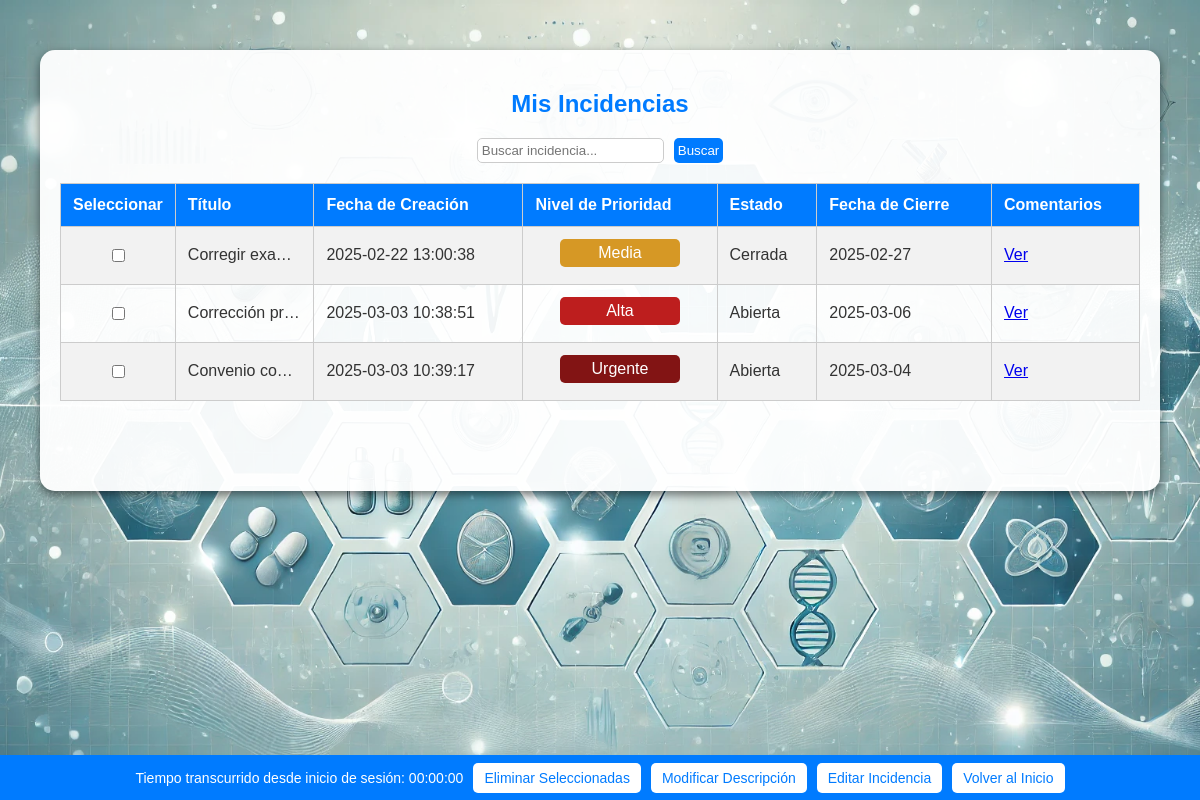
Page /Proyecto_edicion_funcional_sucio/listar_incidencias.php (signed in) on the committed database.
### tables this page shows
CREATE TABLE `INCIDENCIAS` (
  `ID_INCIDENCIA` int(5) NOT NULL,
  `TITULO` varchar(200) NOT NULL,
  `DESCRIPCION` text NOT NULL,
  `FECHA_CREACION` datetime NOT NULL DEFAULT current_timestamp(),
  `NIVEL_PRIORIDAD` enum('Baja','Media','Alta','Urgente') NOT NULL,
  `ESTADO` enum('Abierta','Cerrada') NOT NULL DEFAULT 'Abierta',
  `ID_PROVINCIA` int(5) NOT NULL,
  `ID` int(5) NOT NULL
);

### Proyecto_edicion_funcional_sucio/control.php (called while the page is built, shortened)
<?php
$tiempo_transcurrido = time() - $_SESSION['session_start_time'];
$horas = floor($tiempo_transcurrido / 3600);
$minutos = floor(($tiempo_transcurrido % 3600) / 60);
$segundos = $tiempo_transcurrido % 60;
?>

### Proyecto_edicion_funcional_sucio/listar_incidencias.php (the view, shortened to what this page needs)
<?php
require 'db_connection.php';
require 'control.php';
$user_id = $_SESSION['user_id'];
$sql = "SELECT ID_INCIDENCIA, TITULO, FECHA_CREACION, NIVEL_PRIORIDAD, ESTADO
        FROM INCIDENCIAS WHERE ID = ?";
$stmt = $conn->prepare($sql);
$stmt->bind_param("i", $user_id);
$stmt->execute();
$result = $stmt->get_result();
$incidencias = $result->fetch_all(MYSQLI_ASSOC);
$busqueda = isset($_POST['busqueda']) ? strtolower(trim($_POST['busqueda'])) : '';
?>
<!DOCTYPE html>
<html lang="es">
<head>
    <link rel="stylesheet" href="css/styles1.css">
    <link rel="stylesheet" href="https://cdnjs.cloudflare.com/ajax/libs/font-awesome/6.4.2/css/all.min.css">
</head>
<body>
    <div class="container">
        <h2>Mis Incidencias</h2>
        <div class="filters">
            <form method="post">
                <input type="text" name="busqueda" placeholder="Buscar incidencia..." value="<?php echo htmlspecialchars($busqueda); ?>">
                <button type="submit">Buscar</button>
            </form>
        </div>
        <form method="post" action="procesar_acciones.php">
            <table>
                <thead>
                    <tr>
                        <th class="checkbox-column">Seleccionar</th>
                        <th>Título</th>
                        <th>Fecha de Creación</th>
                        <th>Nivel de Prioridad</th>
                        <th>Estado</th>
                        <th>Fecha de Cierre</th>
                        <th>Comentarios</th>
                    </tr>
                </thead>
                <tbody>
                    <?php foreach ($incidencias as $incidencia): ?>
                        <?php
                            $plazo_dias = [
                                'Baja' => 7,
                                'Media' => 5,
                                'Alta' => 3,
                                'Urgente' => 1
                            ];
                            $fecha_creacion = new DateTime($incidencia['FECHA_CREACION']);
                            $dias_para_cierre = $plazo_dias[$incidencia['NIVEL_PRIORIDAD']] ?? 7;
                            $fecha_cierre = clone $fecha_creacion;
                            $fecha_cierre->modify("+$dias_para_cierre days");
                            $hoy = new DateTime();
                            $diferencia = $hoy->diff($fecha_cierre)->days;
                            $alerta = ($diferencia == 1 && $fecha_cierre > $hoy);
                        ?>
                        <tr <?php echo $alerta ? 'style="background-color: #ffcccc;"' : ''; ?>>
                            <td class="checkbox-column">
                                <input type="checkbox" name="ids[]" value="<?php echo $incidencia['ID_INCIDENCIA']; ?>">
                            </td>
                            <td><?php echo htmlspecialchars($incidencia['TITULO']); ?></td>
                            <td><?php echo htmlspecialchars($incidencia['FECHA_CREACION']); ?></td>
                            <td>
                                <div class="priority-container">
                                    <span class="priority <?php echo htmlspecialchars($incidencia['NIVEL_PRIORIDAD']); ?>">
                                        <?php echo htmlspecialchars($incidencia['NIVEL_PRIORIDAD']); ?>
                                    </span>
                                </div>
                            </td>
                            <td><?php echo htmlspecialchars($incidencia['ESTADO']); ?></td>
                            <td><?php echo $fecha_cierre->format('Y-m-d'); ?></td>
                            <td><a href="ver_incidencia.php?id=<?= $incidencia['ID_INCIDENCIA'] ?>">Ver</a></td>
                        </tr>
                    <?php endforeach; ?>
                </tbody>
            </table>
            <div class="fixed-bar">
                <span>Tiempo transcurrido desde inicio de sesión: <?php printf("%02d:%02d:%02d", $horas, $minutos, $segundos); ?></span>
                <button type="submit" name="accion" value="eliminar">Eliminar Seleccionadas</button>
                <button type="submit" name="accion" value="modificar_descripcion">Modificar Descripción</button>
                <button type="submit" name="accion" value="editar">Editar Incidencia</button>
                <button type="button" onclick="window.location.href='dashboard.php'">Volver al Inicio</button>
            </div>
        </form>
    </div>
</body>
</html>

### Proyecto_edicion_funcional_sucio/css/styles1.css (style rules this page uses)
body { margin: 0; padding: 0; font-family: Arial, sans-serif; background: url('background.webp') no-repeat center center fixed; background-size: cover; color: #333; }
.container { width: 90%; max-width: 1200px; margin: 50px auto; background: rgba(255, 255, 255, 0.95); padding: 20px; border-radius: 15px; box-shadow: 0 4px 10px rgba(0, 0, 0, 0.5); text-align: center; padding-bottom: 70px; }
h1, h2 { text-align: center; color: #007BFF; }
table { width: 100%; border-collapse: collapse; }
th, td { border: 1px solid #ccc; padding: 12px; text-align: left; white-space: nowrap; }
th { background-color: #007bff; color: white; }
tbody tr:nth-child(odd) { background-color: #f2f2f2; }
.checkbox-column { width: 0.5%; text-align: center; }
td:nth-child(2), th:nth-child(2) { max-width: 90px; overflow: hidden; white-space: nowrap; text-overflow: ellipsis; }
.priority-container { display: flex; justify-content: center; }
.priority { padding: 5px 10px; border-radius: 5px; color: white; display: inline-block; width: 100px; text-align: center; margin-bottom: 5px; }
.Media { background-color: rgb(214, 152, 37); }
.Alta { background-color: rgb(189, 30, 30); }
.Urgente { background-color: rgb(130, 20, 20); }
.fixed-bar { display: flex; justify-content: center; align-items: center; background: #007BFF; padding: 10px 0; position: fixed; bottom: 0; left: 0; width: 100vw; height: 25px; gap: 10px; color: white; z-index: 1000; font-size: 14px; }
.fixed-bar button { background: white; color: #007BFF; border: none; padding: 7px 11px; cursor: pointer; font-size: 14px; border-radius: 5px; transition: background 0.3s ease; }
form { display: flex; flex-wrap: wrap; justify-content: center; gap: 10px; margin-bottom: 20px; }
form select, form input[type="text"], form button { padding: 4px; border-radius: 5px; border: 1px solid #ccc; }
form button { background: #007BFF; color: white; border: none; cursor: pointer; }

### rows in the picture
incidencias: TITULO "Corregir exa…", FECHA_CREACION "2025-02-22 13:00:38", NIVEL_PRIORIDAD "Media", ESTADO "Cerrada", $fecha_cierre->format('Y-m-d') "2025-02-27"
incidencias: TITULO "Corrección pr…", FECHA_CREACION "2025-03-03 10:38:51", NIVEL_PRIORIDAD "Alta", ESTADO "Abierta", $fecha_cierre->format('Y-m-d') "2025-03-06"
incidencias: TITULO "Convenio con…", FECHA_CREACION "2025-03-03 10:39:17", NIVEL_PRIORIDAD "Urgente", ESTADO "Abierta", $fecha_cierre->format('Y-m-d') "2025-03-04"
